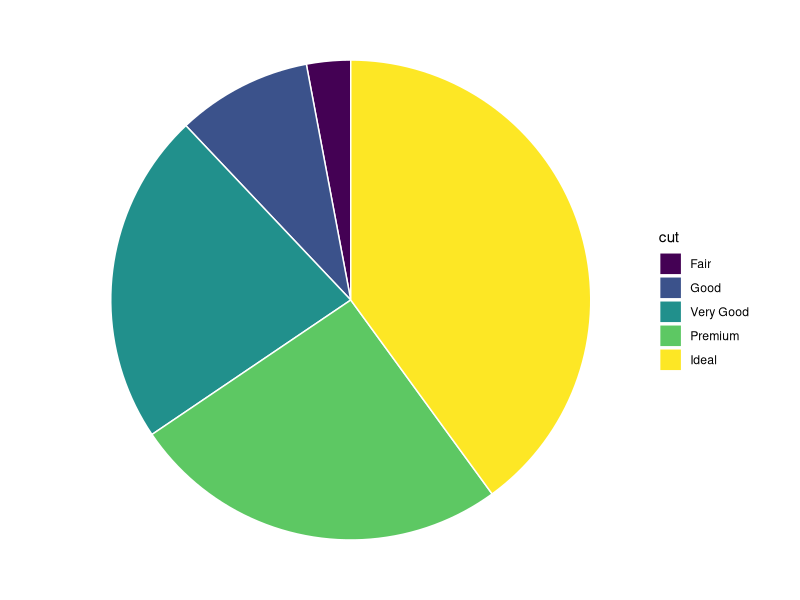
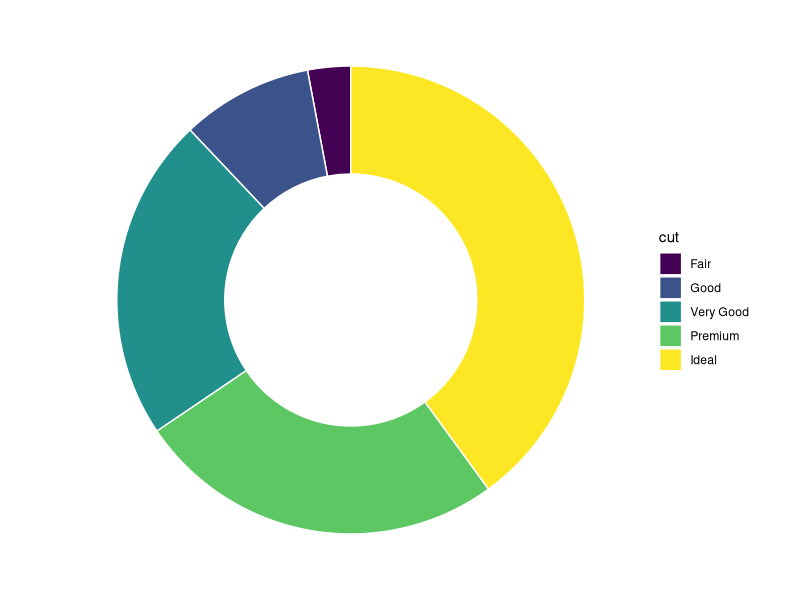
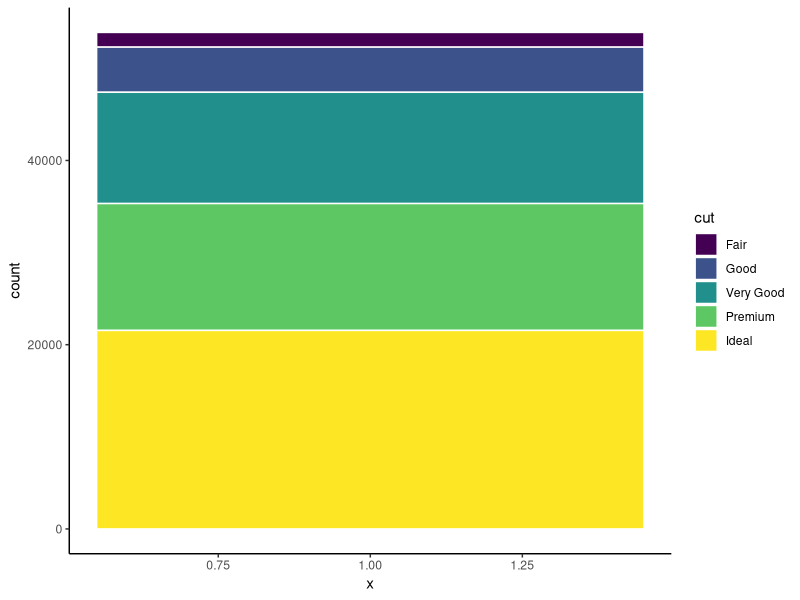
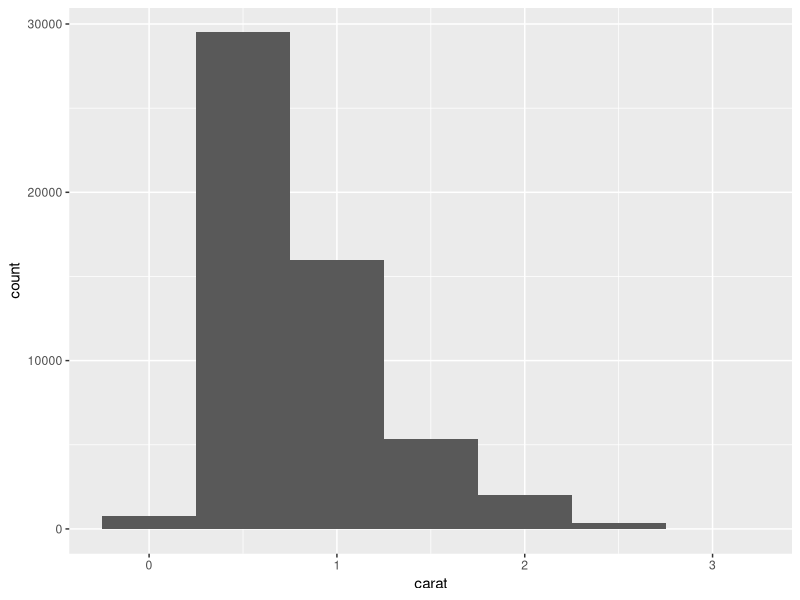
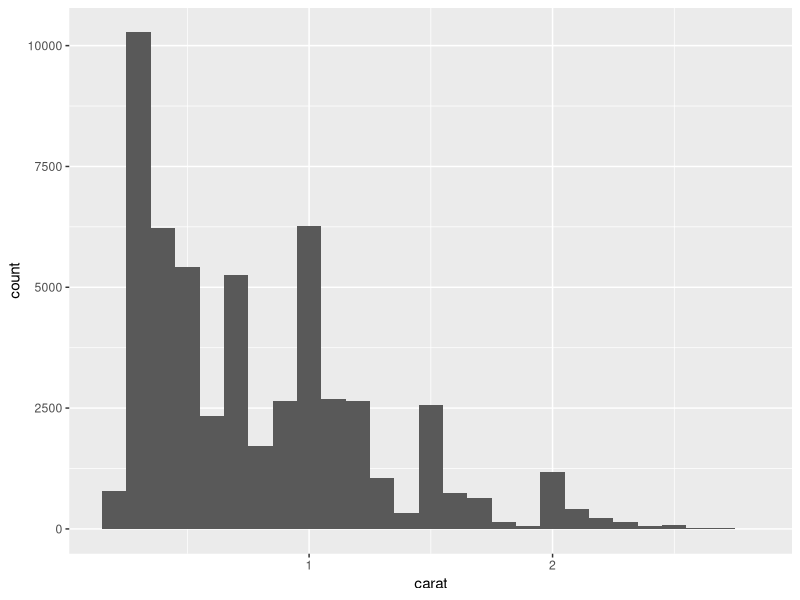
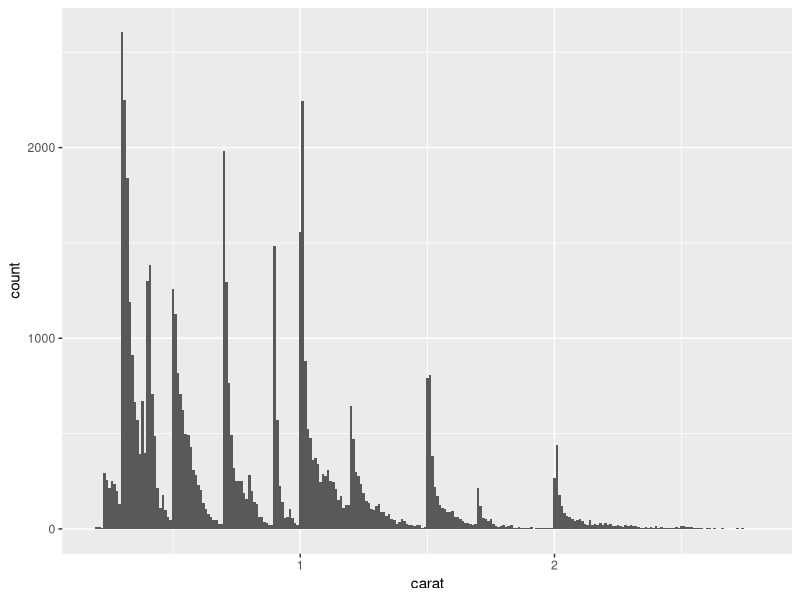
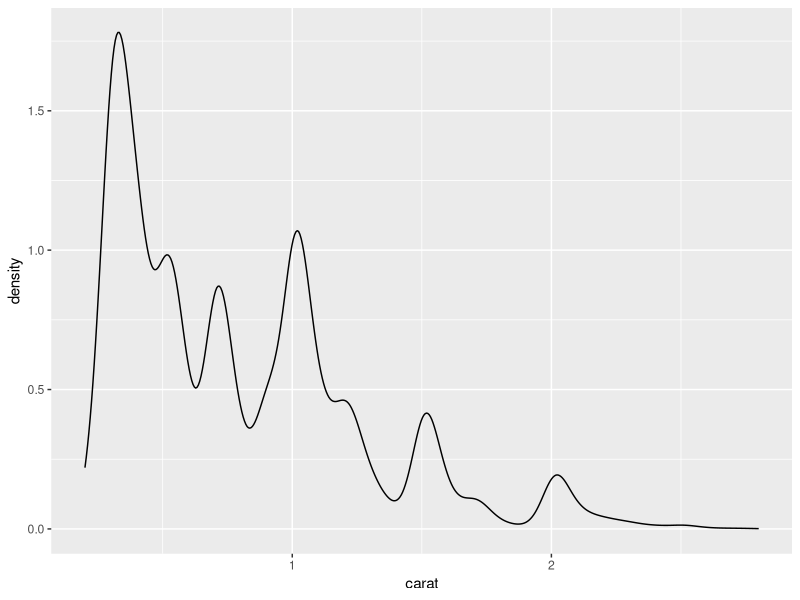
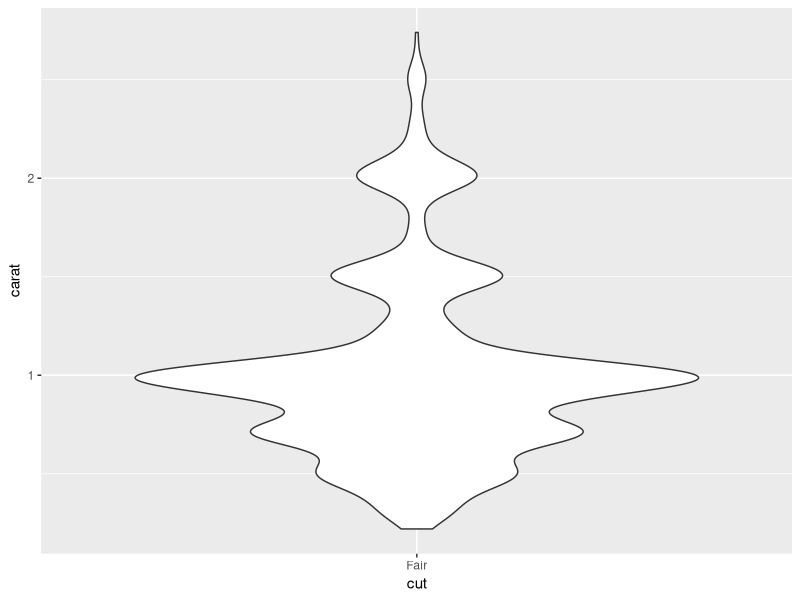

These charts were generated, in order, by the following R code:
## ---- chunk 1
#| echo: true
library(tidyverse)
diamonds <- diamonds |> filter(carat < 3)
knitr::kable(head(diamonds))
## ---- chunk 2
ggplot(diamonds, aes(x = 1, fill = cut)) + 
  geom_bar(color = "white") + 
  coord_polar(theta = "y") + 
  theme_void()
## ---- chunk 3
ggplot(diamonds, aes(x = 2, fill = cut)) + 
  geom_bar(color = "white") +
  xlim(0.5, 2.5) +  # 这里设置中心空白洞的大小
  coord_polar(theta = "y") + 
  theme_void()
## ---- chunk 4
ggplot(diamonds, aes(x = 1, fill = cut)) + 
  geom_bar(color = "white") + 
  theme_classic()
## ---- chunk 5
ggplot(diamonds, aes(x = carat)) +
  geom_histogram(binwidth = 0.5) 
## ---- chunk 6
ggplot(diamonds, aes(x = carat)) +
  geom_histogram(binwidth = 0.1) 
## ---- chunk 7
ggplot(diamonds, aes(x = carat)) +
  geom_histogram(binwidth = 0.01) 
## ---- chunk 8
ggplot(diamonds, aes(x = carat)) +
  geom_density()
## ---- chunk 9
ggplot(diamonds |> filter(cut == "Fair"), aes(x = cut, y = carat)) +
  geom_violin() 
## ---- chunk 10
library(patchwork)
## Left
p_left <- ggplot(diamonds, aes(x = carat)) +
  geom_histogram(binwidth = 0.1)

## Middle
p_middle <- ggplot(diamonds, aes(x = carat)) +
  geom_density()

## Right
p_right <- ggplot(diamonds, aes(x = carat)) +
  geom_boxplot()

p_left + p_middle + p_right
## ---- chunk 11
ggplot(diamonds |> filter(cut == "Fair"), aes(x = cut, y = carat)) +
  geom_violin() +
  geom_boxplot(width = 0.1, fill = "white")
## ---- chunk 12
ggplot(diamonds, aes(x = price, color = cut)) + 
  geom_freqpoly(binwidth = 500, linewidth = 0.75)
## ---- chunk 13
ggplot(diamonds, aes(x = price, y = after_stat(density), color = cut)) + 
  geom_freqpoly(binwidth = 500, linewidth = 0.75)
## ---- chunk 14
ggplot(diamonds, aes(x = price, fill = cut)) + 
  geom_density() + 
  facet_wrap(~ cut, nrow = 1) + 
  theme(legend.position = "none")
## ---- chunk 15
library(ggridges)
ggplot(diamonds, aes(x = price, y = cut, fill = cut)) + 
  geom_density_ridges(alpha = 0.5) + 
  theme(legend.position = "none")
## ---- chunk 16
ggplot(diamonds, aes(x = cut, y = price)) +
  geom_boxplot()
## ---- chunk 17
ggplot(diamonds, aes(x = cut, y = price, fill = cut)) +
  geom_boxplot(outlier.shape = NA) +
  theme(legend.position = "none") + 
  coord_cartesian(ylim = c(0, 15000))
## ---- chunk 18
diamonds |>
  group_by(cut) |>
  summarise(price = mean(price)) |>
  ggplot(aes(x = cut, y = price, color = cut)) +
  geom_point() +
  geom_line(group = 1) +
  theme(legend.position = "none")
## ---- chunk 19
ggplot(diamonds, aes(x = cut, y = color)) +
  geom_count()
## ---- chunk 20
diamonds |> 
  count(color, cut) |>  
  ggplot(aes(x = color, y = cut)) +
  geom_tile(aes(fill = n))
## ---- chunk 21
ggplot(diamonds, aes(x = color, fill = cut)) +
  geom_bar()

ggplot(diamonds, aes(x = color, fill = cut)) +
  geom_bar(position = "fill")
## ---- chunk 22
ggplot(diamonds, aes(x = 1, fill = color)) +
  geom_bar(color = "white") + 
  xlim(-0.5, 1.5) + 
  coord_polar(theta = "y") + 
  theme_void() + 
  facet_wrap(~ cut, scales="free_y", nrow = 2)
## ---- chunk 23
ggplot(diamonds, aes(x = carat, y = price)) +
  geom_point()
## ---- chunk 24
ggplot(diamonds, aes(x = carat, y = price)) +
  geom_point(alpha = 0.02)
## ---- chunk 25
ggplot(diamonds, aes(x = carat, y = price)) +
  geom_bin2d()

ggplot(diamonds, aes(x = carat, y = price)) +
  geom_hex()
## ---- chunk 26
ggplot(diamonds, aes(x = carat, y = price)) + 
  geom_boxplot(aes(group = cut_width(carat, 0.1)))
## ---- chunk 27
ggplot(mpg, aes(x = displ, y = hwy)) +
  geom_point() +
  geom_point(
    data = mpg |> filter(class == "2seater"),
    color = "red"
  ) +
  geom_point(
    data = mpg |> filter(class == "2seater"),
    shape = "circle open", size = 3, color = "red"
  )
## ---- chunk 28
ggplot(mpg, aes(x = displ, y = hwy)) +
  geom_point() +
  geom_smooth()
